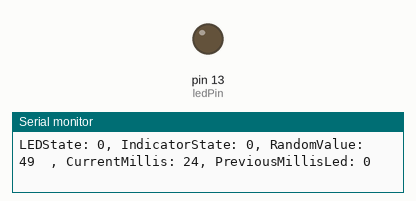
A program run on a simulated Arduino Uno, built with avr-gcc and run on an emulated ATmega328P. Shown: output pins drawn as LEDs (lit = HIGH), the last lines printed to the serial monitor. Dashed ring = blinking. Random numbers use the default seed unless the program sets one.

Above: at 0.1 s.
At 2.83 s:
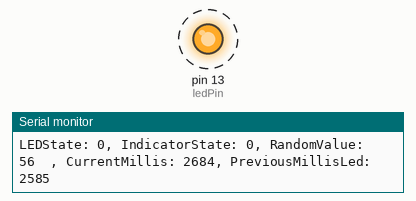
Timing chart, 0 to 3.1 s (numbered marks = the images above):
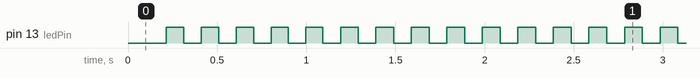

The program:

main.cpp
```cpp
#include <Arduino.h>

int ledPin = 13; // choose the pin for the LED
bool ledState = LOW; // ledState used to set the LED
unsigned long previousMillisLed = 0;
unsigned long OnTimeLed = 250;
unsigned long OffTimeLed = 750;

int indPin = 12; // choose the pin for an indicator
bool indState = LOW; // ledState used to set the LED
unsigned long previousMillisInd = 0;
unsigned OnTimeInd = 100;
unsigned long OffTimeInd = 400;

//remove soon
unsigned long interval = 500;  // interval at which to blink (milliseconds)

// define functions

void setup() {
  // put your setup code here, to run once:
  pinMode(ledPin, OUTPUT); // declare the LED pin as an OUTPUT
  Serial.begin(9600);
}

void loop() {
  // put your main code here, to run repeatedly:
  unsigned long currentMillis = millis();

  unsigned int randomValue = random(60); // generate a random number between 0 and 99
  Serial.print("LEDState: ");
  Serial.print(ledState);
  Serial.print(", ");

  Serial.print("IndicatorState: ");
  Serial.print(indState);
  Serial.print(", ");

  Serial.print("RandomValue: ");
  Serial.print(randomValue);
  Serial.print('\t');
  Serial.print(", ");

  Serial.print("CurrentMillis: ");
  Serial.print(currentMillis);
  Serial.print(", ");

  Serial.print("PreviousMillisLed: ");
  Serial.println(previousMillisLed);

  //update led state based on random value
  if(currentMillis - previousMillisLed > randomValue) {
    previousMillisLed = currentMillis;
      if(ledState == LOW) {
        digitalWrite(ledPin, HIGH); // turn the LED on (HIGH is the voltage level)
        ledState = HIGH;
      } else {
        digitalWrite(ledPin, LOW); // turn the LED off by making the voltage LOW
        ledState = LOW;
      }

    digitalWrite(ledPin, ledState);
  }

  //update indicator state every 500ms
  if((indState == HIGH) && (currentMillis - previousMillisInd >= OnTimeInd))
  {
    indState = LOW;  // Turn it off
    previousMillisInd = currentMillis;  // Remember the time
    digitalWrite(indPin, indState);  // Update the actual LED
  }
  else if ((indState == LOW) && (currentMillis - previousMillisInd >= OffTimeInd))
  {
    indState = HIGH;  // turn it on
    previousMillisInd = currentMillis;   // Remember the time
    digitalWrite(indPin, indState);	  // Update the actual LED
  }
}
```

Measured:
- by itself, pin 13 (ledPin): alternates HIGH for 0.10 s and LOW for 0.10 s
